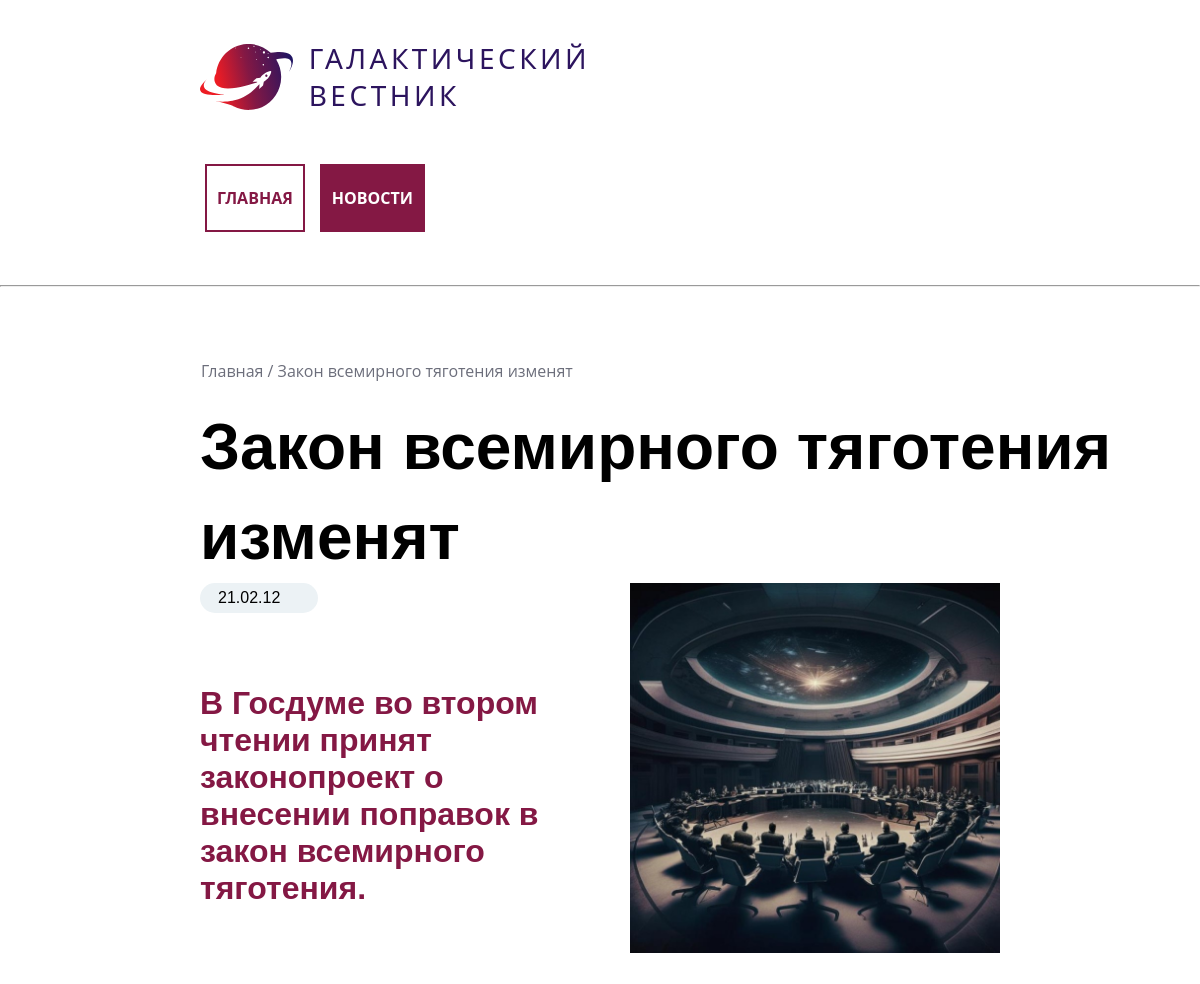
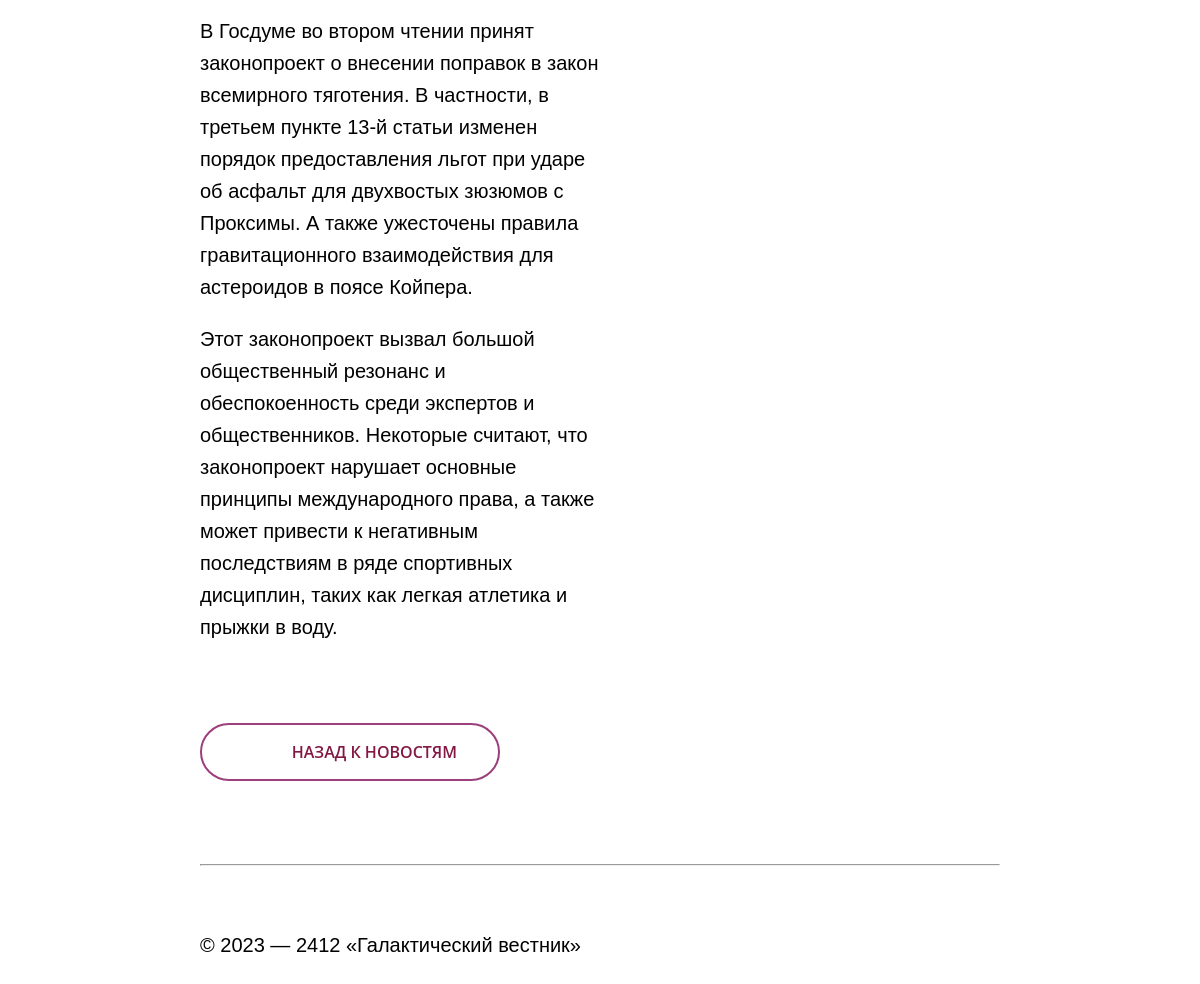
The page /page.php?id=6 on the database its author committed (2 pictures, top to bottom).
### tables this page shows
CREATE TABLE `news` (
  `id` int(11) unsigned NOT NULL AUTO_INCREMENT,
  `date` datetime NULL DEFAULT NULL,
  `title` varchar(250) NOT NULL DEFAULT '',
  `announce` text NULL DEFAULT NULL,
  `content` text NULL DEFAULT NULL,
  `image` varchar(250) NOT NULL DEFAULT '',
  PRIMARY KEY (`id`),
  KEY `id` (`id`),

  KEY `idx_news_date` (`date`));

### App/Autoloader.php (called while the page is built, shortened)
<?php
class Autoloader
{
    public static function register()
    {
        spl_autoload_register(function ($class) {
            $file = str_replace('\\', DIRECTORY_SEPARATOR, $class).'.php';
        });
    }
}

### App/DB.php (called while the page is built, shortened)
<?php
class DB
{
	public static function connectDb()
	{
		$host = 'localhost';
		$dbname = 'workspace__test';
		$dbuser = 'root';
		$dbpassword = 'root';
		try {
			$db = new \PDO("mysql:host=$host;dbname=$dbname;charset=utf8;", $dbuser, $dbpassword);
		} catch (PDOException $error) {
			die("Could not connect to the database $dbname :" . $error->getMessage());
		}
		return $db;
	}
}

### App/Models/NewsModel.php (called while the page is built, shortened)
<?php
class NewsModel
{
	public static function getItem($id)
	{
		$st = DB::connectDb()->prepare("SELECT *,DATE_FORMAT(date,'%d.%m.%y') dt FROM news WHERE id=?");
		return $st;
	}
}

### App/Controllers/NewsController.php (called while the page is built, shortened)
<?php
class NewsController
{
    public static function fetchId($id)
    {
        $entry = NewsModel::getItem($id);
        return $entry;
    }
}

### page.php (the view, shortened to what this page needs)
<?php
include_once("./App/Autoloader.php");
$id = $_GET['id'];
$entry = NewsController::fetchId($id);
$entry->bindValue(1, $id, PDO::PARAM_INT);
$entry->execute();
$row = $entry->fetch();
include_once("views/header.php");
?>
<main class="main_page">
    <hr class="hr_page_main">
    <div class="page_navigation_link">
        <p class="page_navigation_link_p">
            <a href="/news/">Главная</a>&nbsp;/&nbsp;<?= $row['title']; ?>
        </p>
    </div>
    <div class="page_hero">
        <h1 class="page_hero_h1">
            <?= $row['title']; ?>
        </h1>
    </div>
    <div class="page_block_news">
        <div class="left_block_news">
            <div class="left_block_news_data"><?= $row['dt']; ?></div>
            <div class="left_block_news_announce"><?= $row['announce']; ?></div>
            <div class="left_block_news_content"><?= $row['content']; ?></div>
            <a href="/news/page-<?= $_SESSION['pagesession']; ?>/" class="a_style_button">
                <div class="left_block_news_button">
                    <div class="arrow_button_page"></div>назад к новостям
                </div>
            </a>
        </div>
        <div class="right_block_news">
            <img src="/image/<?= $row['image']; ?>" alt="page_news_image" class="page_news_image">
        </div>
    </div>
</main>
<?php
include_once("views/footer.php");
?>

### css/index.css (style rules this page uses)
html { box-sizing: border-box; margin: 0 auto; width: 100%; background-color: rgb(182, 183, 183); }
*, *::after, *::before { box-sizing: inherit; }
body { width: 100vw; height: auto; background-color: rgb(255, 255, 255); margin: 0 auto; display: flex; flex-direction: column; justify-content: space-between; font-family: "Segoe UI;", sans-serif; }
.a_style_button { padding-top: 20px; text-decoration: none; color: var(--body-text, #000); }

### css/page.css (style rules this page uses)
.hr_page_main { height: 1px; width: 100%; margin: 0px; background: #6c6e7b; }
.main_page { margin-bottom: 83px; }
.page_navigation_link, .page_hero { margin-left: 200px; }
.page_navigation_link { width: auto; margin: 72.25px auto auto 201px; }
.page_navigation_link_p { margin: 0px; color: #6c6e7b; font-family: "Open Sans"; font-size: 16px; font-style: normal; font-weight: 400; line-height: normal; }
a { color: #6c6e7b; text-decoration: none; }
.page_hero { margin: 21.86px auto auto 200px; max-width: 1520px; }
.page_hero_h1 { margin: 0px; color: var(--body-text, #000); font-size: 64px; font-style: normal; font-weight: 600; line-height: 140%; }
.page_block_news { margin: 0 200px; display: flex; flex-wrap: wrap; }
.left_block_news { width: 50%; display: flex; flex-direction: column; gap: 40px; }
.right_block_news { width: 50%; display: flex; padding: 0px 0px 0px 30px; }
.right_block_news img { width: 100%; height: max-content; }
.left_block_news_data { padding: 6px 18px; border-radius: 20px; width: 118px; background: var(--light-grey, #ecf2f5); }
.left_block_news_announce p { color: var(--brand-color, #841844); font-size: 32px; font-style: normal; font-weight: 600; line-height: normal; }
.left_block_news_content p { color: var(--body-text, #000); font-size: 20px; font-style: normal; font-weight: 400; line-height: 160%; }
.left_block_news_button { display: flex; justify-content: center; align-items: center; width: 300px; padding: 16px 41px; gap: 10px; border-radius: 50px; border: 2px solid #9b407a; color: var(--brand-color, #841844); font-size: 16px; font-family: "Open Sans"; font-style: normal; font-weight: 600; line-height: normal; text-transform: uppercase; }
.arrow_button_page { margin: 0px; background: url(../img/Arrow3.svg); background-repeat: no-repeat; background-position: center; width: 26px; height: 22px; left: 5px; margin: 0 auto; }
a { text-decoration: none; }

### rows shown on the page
news: title "Закон всемирного тяготения изменят", announce "В Госдуме во втором чтении принят законопроект о внесении поправок в закон всемирного тяготения.", content "В Госдуме во втором чтении принят законопроект о внесении поправок в закон всемирного тяготения. В частности, в третьем пункте 13-й статьи изменен порядок предоставления льгот при ударе об асфальт для двухвостых зюзюмов с Проксимы. А также ужесточены правила гравитационного взаимодействия для астероидов в поясе Койпера. Этот законопроект вызвал большой общественный резонанс и обеспокоенность среди экспертов и общественников. Некоторые считают, что законопроект нарушает основные принципы международного права, а также может привести к негативным последствиям в ряде спортивных дисциплин, таких как легкая атлетика и прыжки в воду.", image (picture)

### other values the page prints
$pageName "ГЛАВНАЯ"
$pageName "НОВОСТИ"
$row['dt'] "21.02.12"
